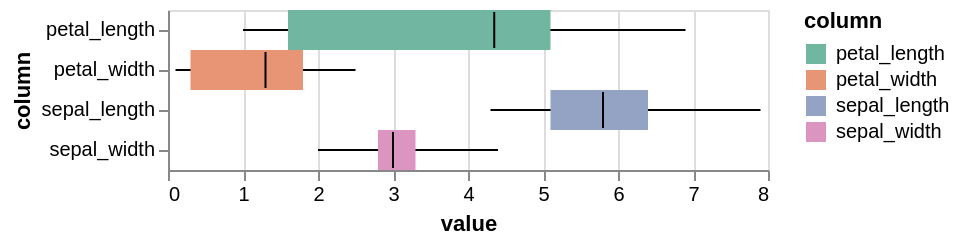

Vega-Lite specification for this chart:
### Vega-Lite specification from a JSON file in a GitHub repository (floating-point values rounded to 4 significant figures; data arrays with more than 128 entries replaced by an {"elided": "..."} marker saying what was removed)
{"$schema": "https://vega.github.io/schema/vega-lite/v5.json", "config": {"range": {"category": ["rgba(113,182,160,1)", "rgba(232,149,117,1)", "rgba(148,163,195,1)", "rgba(219,149,192,1)", "rgba(162,199,100,1)", "rgba(229,200,72,1)", "rgba(218,194,158,1)", "rgba(179,179,179,1)"]}, "view": {}}, "data": {"values": {"elided": "600 records"}}, "layer": [{"encoding": {"x": {"aggregate": "min", "field": "value", "type": "quantitative"}, "x2": {"aggregate": "max", "field": "value"}, "y": {"field": "column", "type": "nominal"}}, "mark": "rule"}, {"encoding": {"color": {"field": "column", "type": "nominal"}, "x": {"aggregate": "q1", "axis": {"title": "value"}, "field": "value", "type": "quantitative"}, "x2": {"aggregate": "q3", "field": "value"}, "y": {"field": "column", "type": "nominal"}}, "mark": "bar"}, {"encoding": {"x": {"aggregate": "median", "field": "value", "type": "quantitative"}, "y": {"field": "column", "type": "nominal"}}, "mark": {"color": "black", "size": 18, "type": "tick"}}]}
